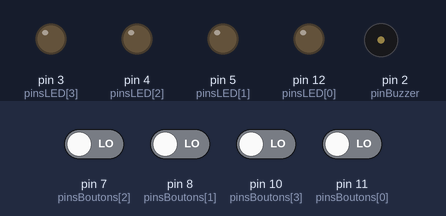
The sketch below on a simulated Arduino Uno, built with avr-gcc and run on an emulated ATmega328P. Shown: output pins drawn as LEDs (lit = HIGH), buzzer (waves = sounding). The inputs (shaded band) are chosen by the test bench; at power-on: pin 7 (pinsBoutons[2]), pin 8 (pinsBoutons[1]), pin 10 (pinsBoutons[3]), pin 11 (pinsBoutons[0]) LOW. Random numbers use the default seed unless the sketch sets one.

Above: at 2.5 s.
2.6 s: pin 7 (pinsBoutons[2]) driven HIGH
At 3.1 s:
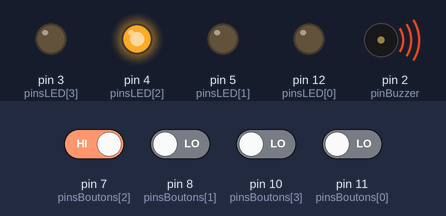
4.1 s: pin 7 (pinsBoutons[2]) driven LOW
At 4.7 s:
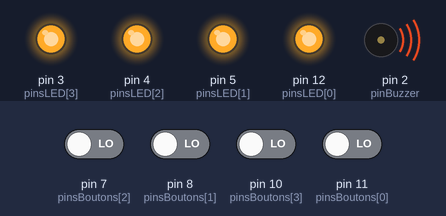
7.1 s: pin 8 (pinsBoutons[1]) driven HIGH
10.1 s: pin 8 (pinsBoutons[1]) driven LOW
At 13.0 s:
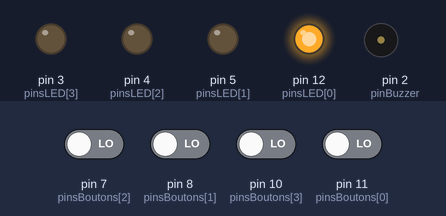
13.1 s: pin 10 (pinsBoutons[3]) driven HIGH
Timing chart, 0 to 16.4 s (numbered marks = the images above; inputs shaded):
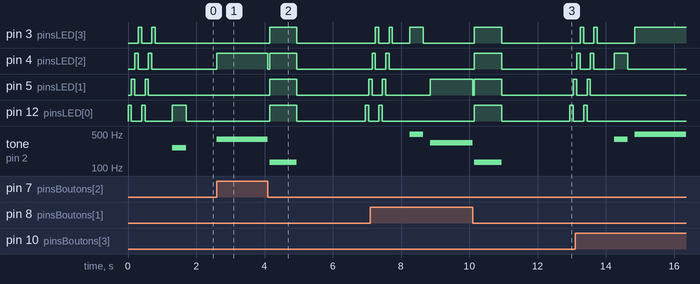

The sketch:

jeu-lumiere.ino
```cpp
// --- Configuration des Broches ---
const int pinsLED[] = {12, 5, 4, 3};       // Broches des 4 LED
const int pinsBoutons[] = {11, 8, 7, 10}; // Broches des 4 Boutons correspondants
const int pinBuzzer = 2;                  // Broche du Buzzer

// --- Paramètres du Jeu ---
const int MAX_SEQUENCE = 100; // Longueur maximale du jeu
int sequence[MAX_SEQUENCE];   // Tableau stockant la séquence de LED
int niveauActuel = 0;        // Niveau/Round en cours

// Fréquences sonores pour chaque LED (Buzzer)
const int tonsLED[] = {262, 330, 392, 494}; // Do, Mi, Sol, Si

void setup() {
  Serial.begin(9600);

  // Initialisation des broches
  for (int i = 0; i < 4; i++) {
    pinMode(pinsLED[i], OUTPUT);
    pinMode(pinsBoutons[i], INPUT);
  }
  for (int i = 0; i < 4; i++) {
    digitalWrite(pinsLED[i], LOW);
  }
  pinMode(pinBuzzer, OUTPUT);

  // Initialisation du générateur aléatoire sur une broche analogique vide
  randomSeed(analogRead(0));

  lancerAnimationDemarrage();
}

void loop() {
  // 1. Ajouter une nouvelle étape aléatoire à la séquence (valeur entre 0 et 3)
  sequence[niveauActuel] = random(0, 4);
  niveauActuel++;

  // 2. Jouer la séquence actuelle pour le joueur
  jouerSequence();

  // 3. Attendre et vérifier les réponses du joueur
  if (!attendreReponsesJoueur()) {
    // Si le joueur fait une erreur
    jouerSonPerdu();
    niveauActuel = 0; // Réinitialisation du jeu
    delay(2000);
    lancerAnimationDemarrage();
  } else {
    // Si le joueur réussit le round
    delay(1000); // Petite pause avant le prochain round
  }
}

// --- Fonctions Utilitaires ---

// Allume une LED et joue son son associé
void activerLED(int indexLED, int duree) {
  digitalWrite(pinsLED[indexLED], HIGH);
  tone(pinBuzzer, tonsLED[indexLED], duree);
  delay(duree);
  digitalWrite(pinsLED[indexLED], LOW);
}

// Affiche toute la séquence mémorisée
void jouerSequence() {
  for (int i = 0; i < niveauActuel; i++) {
    activerLED(sequence[i], 400);
    delay(200); // Pause entre deux LED
  }
}

// Attend l'action du joueur et vérifie en temps réel
bool attendreReponsesJoueur() {
  for (int i = 0; i < niveauActuel; i++) {
    int boutonPresse = -1;

    // Attente active du bouton
    while (boutonPresse == -1) {
      for (int b = 0; b < 4; b++) {
        if (digitalRead(pinsBoutons[b]) == HIGH) {
          boutonPresse = b;

          // 1. ALLUMAGE IMMÉDIAT (sans bloquer avec un delay)
          digitalWrite(pinsLED[boutonPresse], HIGH);
          tone(pinBuzzer, tonsLED[boutonPresse]); // Active le son

          // 2. On attend que le joueur RELÂCHE le bouton
          // Pendant qu'il reste appuyé, la LED brille et le son joue
          while (digitalRead(pinsBoutons[b]) == HIGH);

          // 3. EXTINCTION IMMÉDIATE dès le relâchement
          digitalWrite(pinsLED[boutonPresse], LOW);
          noTone(pinBuzzer); // Coupe le son

          delay(50); // Un mini anti-rebond physique (50ms) presque imperceptible
        }
      }
    }

    // Vérification du bouton pressé
    if (boutonPresse != sequence[i]) {
      return false; // Erreur !
    }
  }
  return true; // Séquence validée
}

// Petit effet de lumière au démarrage ou reset
void lancerAnimationDemarrage() {
  for (int r = 0; r < 2; r++) {
    for (int i = 0; i < 4; i++) {
      digitalWrite(pinsLED[i], HIGH);
      delay(100);
      digitalWrite(pinsLED[i], LOW);
    }
  }
  delay(500);
}

// Signal sonore et visuel en cas d'échec
void jouerSonPerdu() {
  digitalWrite(pinsLED[0], HIGH);
  digitalWrite(pinsLED[1], HIGH);
  digitalWrite(pinsLED[2], HIGH);
  digitalWrite(pinsLED[3], HIGH);

  tone(pinBuzzer, 130, 800); // Son grave d'erreur
  delay(800);

  digitalWrite(pinsLED[0], LOW);
  digitalWrite(pinsLED[1], LOW);
  digitalWrite(pinsLED[2], LOW);
  digitalWrite(pinsLED[3], LOW);
}
```

Measured:
- after the input at 2.6 s, pin 4 (pinsLED[2]): LOW → HIGH at once; tone on pin 2 (pinBuzzer): silent → 392 Hz at once
- after the input at 4.1 s, pin 3 (pinsLED[3]): LOW → HIGH after 0.05 s, → LOW 0.80 s later; pin 4 (pinsLED[2]): HIGH → LOW at once, → HIGH 0.05 s later, → LOW 0.80 s later
- after the input at 10.1 s, pin 3 (pinsLED[3]), pin 4 (pinsLED[2]): LOW → HIGH after 0.05 s, → LOW 0.80 s later
